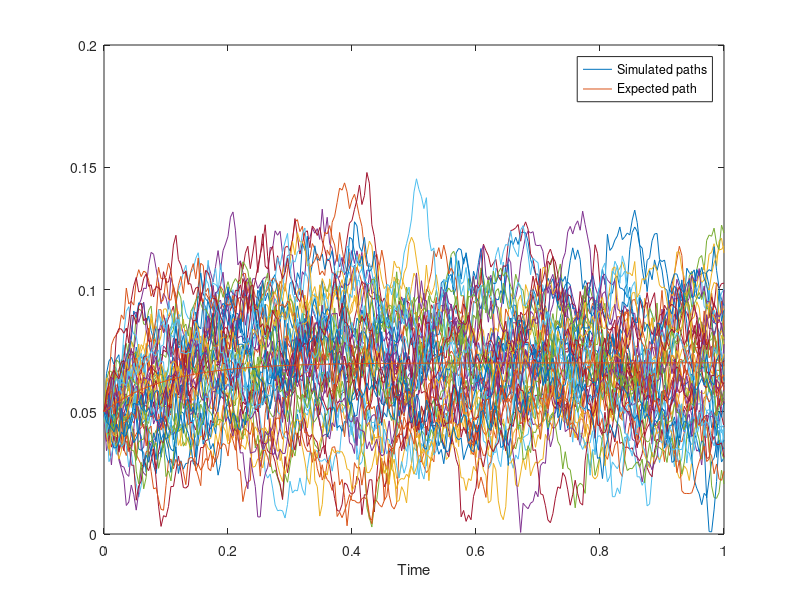

Reproduce this figure in MATLAB.
%%%%%%%%%%%%%%%%%%%%%%%%%%%%%%%%%%%%%%%%%
%%%%SIMULATING THE VASICEK MODEL%%%%
%%%%%%%%%%%%%%%%%%%%%%%%%%%%%%%%%%%%%%%%%
clear all;close all
%Model: dX = a * (mu ?? X ) * dt + sg * dW
%Assign Inputs
X0=0.05; a=10; mu=0.07; sg=0.1; nstep=250; horizon=1;
nsimul=1000; dt=horizon/nstep; timestep=[0:nstep]*dt;
%Compute the variance of the increments
vol2=(1-exp(-2*a*dt))/(2*a);
Xall=[];%variable where to store the simulations
for j=1:nsimul
%Initialize the interest rate vector
X=zeros(nstep+1,1); X(1)=X0;
%Simulate the increments of the BM
dW=randn(nstep,1)*vol2^0.5;
%Start iteration
for i=1:nstep
X(i+1)=mu+exp(-a*dt)*(X(i)-mu)+sg*dW(i);
end
%store the simulated path
Xall=[Xall, X];
end
%Plot the sample paths
h=figure('Color',[1 1 1]);
%plot a limited number of simulations for better simulation
plot([0:nstep]*dt,[Xall(:,1:50), mu+(X0-mu)*exp(-a*timestep)']);
xlabel('Time')
legend('Simulated paths','Expected path')
print(h,'??dpng','LecBM SimVasicek new')